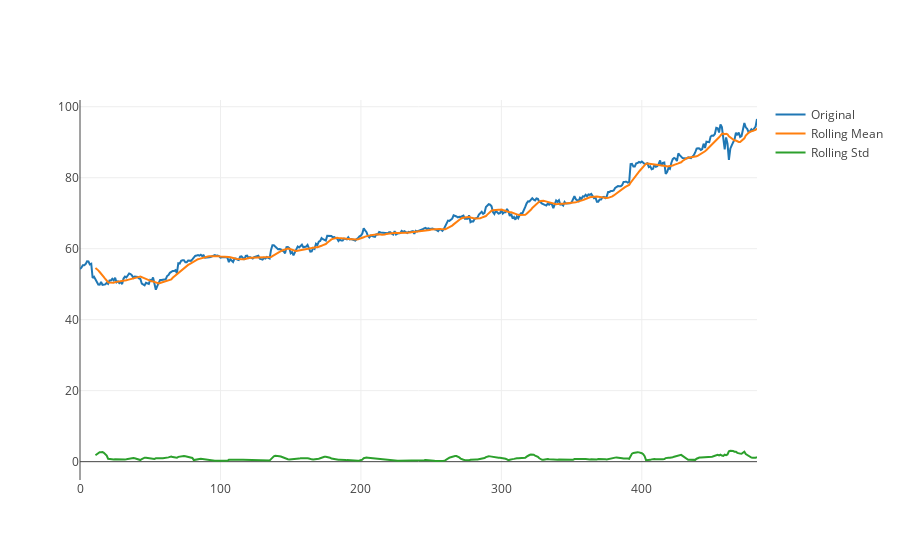

Source (notebook cell):
### Code cell
stationarity_stats(df['price'])

### Figure 1 — Plotly figure (JSON) as saved in the notebook; plotly's stock layout.template omitted (floating-point values rounded to 4 significant figures; data arrays with more than 128 entries replaced by an {"elided": "..."} marker saying what was removed)
{"data": [{"name": "Original", "type": "scatter", "x": {"elided": "527 int values"}, "y": {"elided": "483 float values"}}, {"name": "Rolling Mean", "type": "scatter", "x": {"elided": "527 int values"}, "y": {"elided": "483 float values"}}, {"name": "Rolling Std", "type": "scatter", "x": {"elided": "527 int values"}, "y": {"elided": "483 float values"}}], "layout": {}}
